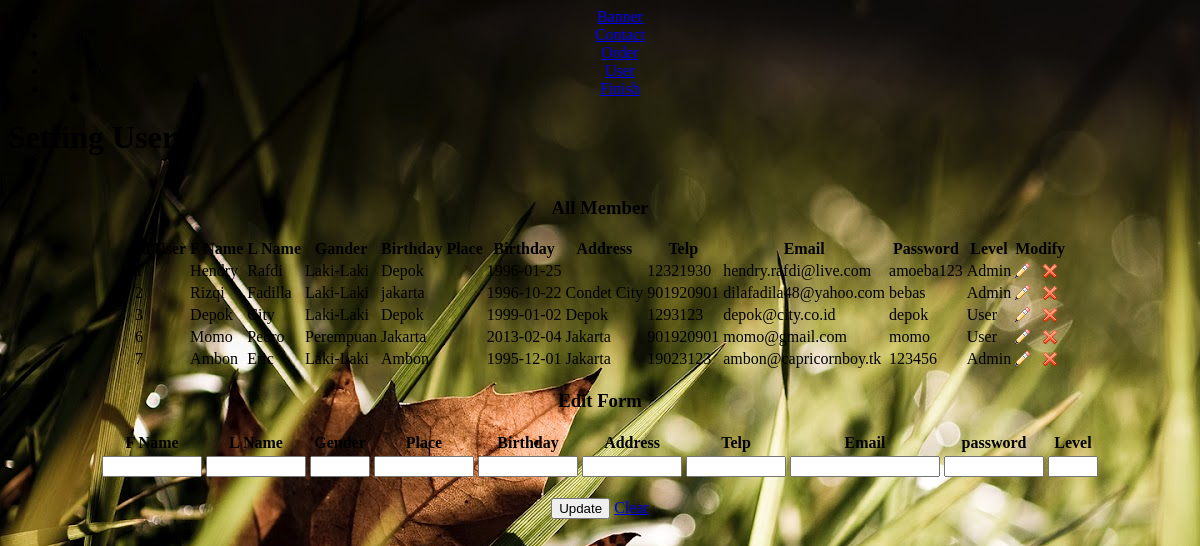
/cms/setting/user.php, run on an earlier commit of the app's database.
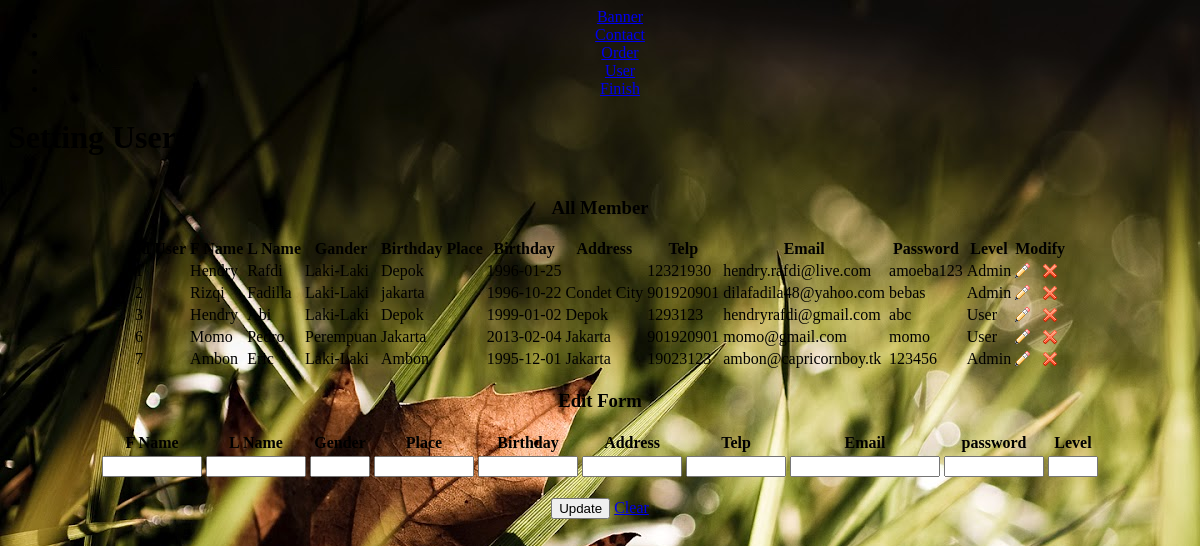
And on a later commit of the database.
### tables this page shows
CREATE TABLE `user` (
  `id_user` int(11) NOT NULL AUTO_INCREMENT,
  `f_name` varchar(20) NOT NULL,
  `l_name` varchar(20) DEFAULT NULL,
  `gender` varchar(1) NOT NULL,
  `birthday_place` varchar(30) NOT NULL,
  `birthday` varchar(20) NOT NULL,
  `address` text NOT NULL,
  `telp` int(12) NOT NULL,
  `email` varchar(40) NOT NULL,
  `password` varchar(20) NOT NULL,
  `level` varchar(1) NOT NULL,
  PRIMARY KEY (`id_user`,`email`),
  UNIQUE KEY `email` (`email`)
);

### cms/setting/user.php (the view, shortened to what this page needs)
<!DOCTYPE html>
<html>
    <head>
		<link rel="stylesheet" type="css/text" href="../css/setting.css"/>
        <link rel="stylesheet" type="css/text" href="../css/style.css"/>
    </head>
    <body style="background-image: url(../images/images.jpg);">
        <div class="menu">
            <center>
			  <div class="apaan">
                <nav>
                    <ul>
                        <li><a href="banner.php">Banner</a></li>
                        <li><a href="contact.php">Contact</a></li>
                        <li><a href="order.php">Order</a></li>
                        <li><a href="user.php">User</a></li>
                        <li><a href="..">Finish</a></li>
                    </ul>
                </nav>
			  </div>
            </center>
        </div>
        <div class="content">
            <div class="wrapper">
                <div class="main">
					<h1>Setting Users</h1>
                    <center>
					 <div class="pos">
					  <div class="box2">
							 <table>
                                <caption><h3>All Member</h3></caption>
                                <thead>
                                    <tr>
                                        <th>Id User</th>
                                        <th>F Name</th>
                                        <th>L Name</th>
                                        <th>Gander</th>
                                        <th>Birthday Place</th>
                                        <th>Birthday</th>
										<th>Address</th>
										<th>Telp</th>
										<th>Email</th>
										<th>Password</th>
										<th>Level</th>
										<th colspan="2">Modify</th>
                                    </tr>
                                </thead>
                                <tbody>
									<?php
										$query = mysql_query("select *from user");
										while ($tampil = mysql_fetch_array($query)){
									?>
                                        <tr>
                                            <td><?php echo $tampil[id_user]?></td>
                                            <td><?php echo $tampil[f_name]?></td>
                                            <td><?php echo $tampil[l_name]?></td>
											<?php
												$ubah = $tampil[gender];
												if($ubah == 'l'){
												?>
													<td>Laki-Laki</td>
													<?php
												}
												else{
													?>
													<td>Perempuan</td>
													<?php
												}
											?>
                                            <td><?php echo $tampil[birthday_place]?></td>
                                            <td><?php echo $tampil[birthday]?></td>
											<td><?php echo $tampil[address]?></td>
											<td><?php echo $tampil[telp]?></td>
											<td><?php echo $tampil[email]?></td>
											<td><?php echo $tampil[password]?></td>
											<?php
												$ngubah = $tampil[level];
												if($ngubah == 'a'){
													echo" <td>Admin</td> ";
												}
												else{
													echo " <td>User</td> ";
												}
											?>
											<td><a href="user.php?edit=<?php echo $tampil[id_user]?>"><img src="../../css/images/reply.png"/></a></td>
											<td><a href="../../pages/proses_delete_user.php?del=<?php echo $tampil[id_user]?>"><img src="../../css/images/sign_cross.png"/></a></td>
                                        </tr>
										<?php
											}
										?>
                                </tbody>
                            </table>
						  </div>
						 </div>
						<?php
							$id	= $_GET['edit'];
							$query	= mysql_query("select *from user where id_user = '$id'");
							$tampil = mysql_fetch_array($query);
						?>
						<div class="pos2">
						<div class="box2">
						<form action="../../pages/proses_user.php" method="post">
						 <table>
                                <caption><h3>Edit Form</h3></caption>
                                <thead>
                                    <tr>
                                        <th>F Name</th>
                                        <th>L Name</th>
                                        <th>Gender</th>
                                        <th>Place</th>
                                        <th>Birthday</th>
										<th>Address</th>
										<th>Telp</th>
										<th>Email</th>
										<th>password</th>
										<th>Level</th>
                                    </tr>
                                </thead>
                                <tbody>
                                        <tr>
                                            <td><input type="text" name="f_name" value="<?php echo $tampil[f_name]?>" style="width: 100px;"></td>
                                            <td><input type="text" name="l_name" value="<?php echo $tampil[l_name]?>" style="width: 100px;"></td>
                                            <td><input type="text" name="gender" value="<?php echo $tampil[gender]?>" style="width: 60px;"></td>
                                            <td><input type="text" name="birthday_place" value="<?php echo $tampil[birthday_place]?>" style="width: 100px;"></td>
                                            <td><input type="text" name="birthday" value="<?php echo $tampil[birthday]?>" style="width: 100px;"></td>
											<td><input type="text" name="address" value="<?php echo $tampil[address]?>" style="width: 100px;"></td>
											<td><input type="text" name="telp" value="<?php echo $tampil[telp]?>" style="width: 100px;"></td>
											<td><input type="text" name="email" value="<?php echo $tampil[email]?>" style="width: 150px;"></td>
											<td><input type="text" name="password" value="<?php echo $tampil[password]?>" style="width: 100px;"></td>
											<td><input type="text" name="level" value="<?php echo $tampil[level]?>" style="width: 50px;"></td>
                                        </tr>
                                </tbody>
                            </table>
											<input type="submit" name="button" value="Update"/>
											<a href="user.php" class="css3button">Clear</a>
							</form>
						  </div>
						</div>
                    </center>
                </div>
            </div>
        </div>
    </body>
</html>

What changed in the data, as far as the page shows it:
removed user: id_user "3", f_name "Depok", l_name "City", gender "Laki-Laki", birthday_place "Depok", birthday "1999-01-02", address "Depok", telp "1293123", email "depok@city.co.id", password "depok", level "User"
added user: id_user "3", f_name "Hendry", l_name "Abi", gender "Laki-Laki", birthday_place "Depok", birthday "1999-01-02", address "Depok", telp "1293123", email "hendryrafdi@gmail.com", password "abc", level "User"
